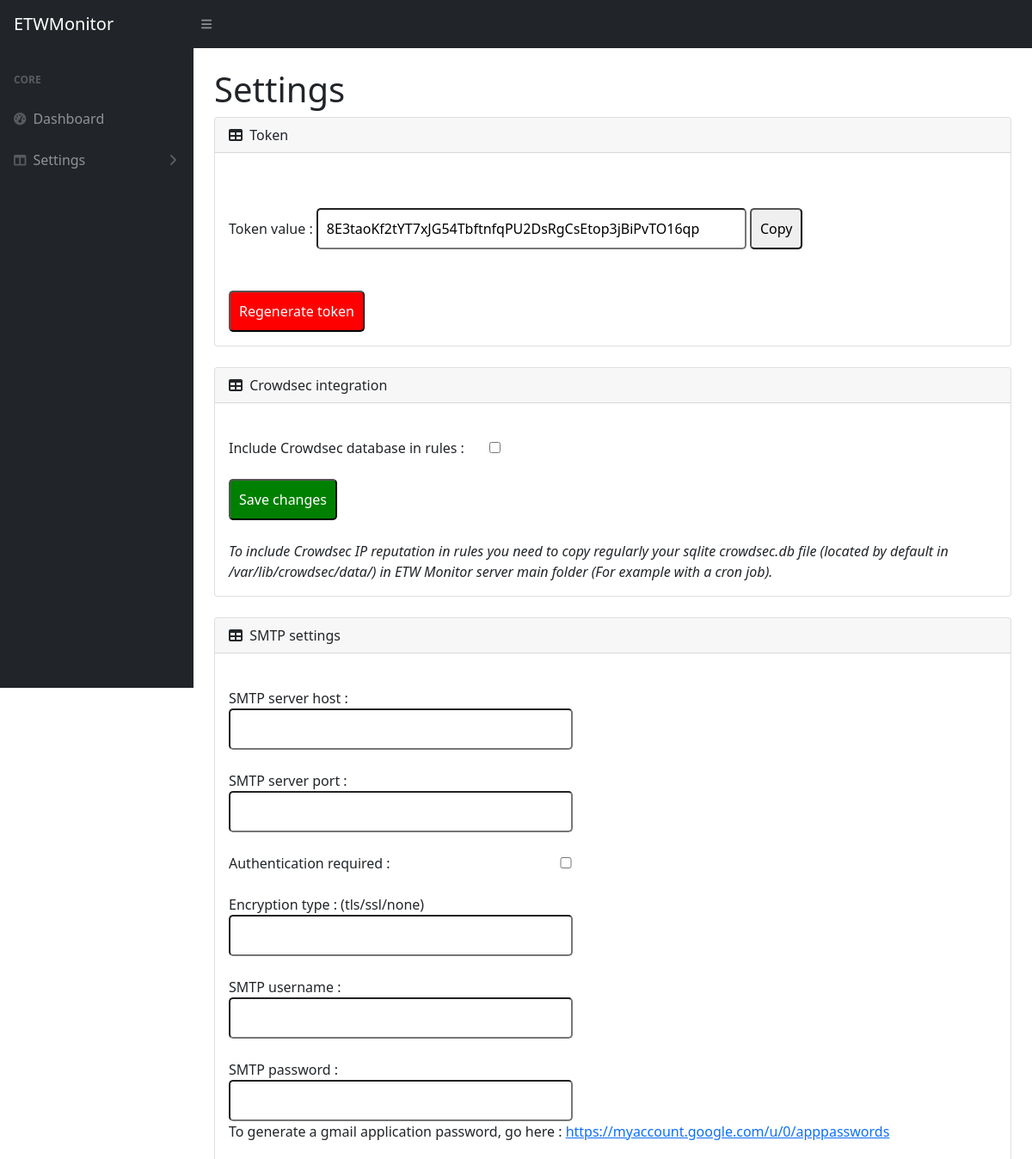
The app's page /settings.php (upper part), older data.
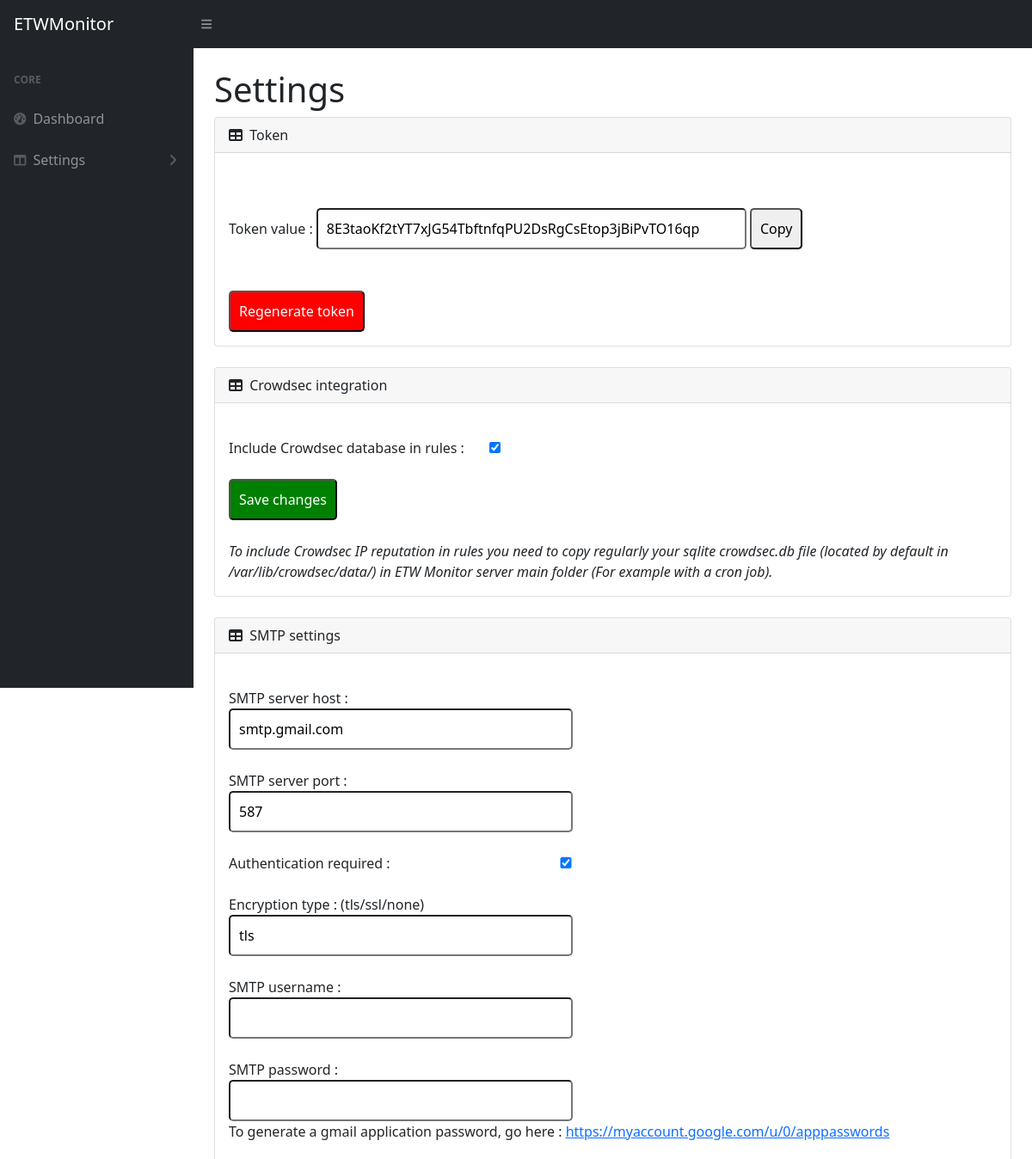
The same page, newer data.
### tables this page shows
CREATE TABLE 'settings' ('token' TEXT);

CREATE TABLE 'crowdsec' ('active' INTEGER DEFAULT 0 , 'last_update' TEXT);

CREATE TABLE 'smtp' ('smtp_host' TEXT, 'smtp_port' INTEGER, 'smtp_auth' BOOLEAN, 'smtp_secure' TEXT, 'smtp_username' TEXT, 'smtp_password' TEXT, 'smtp_fromEmail' TEXT, 'smtp_toEmail' TEXT);

### settings.php (the view, shortened to what this page needs)
<!DOCTYPE html>
<html lang="en">
    <head>
        <link href="https://cdn.jsdelivr.net/npm/simple-datatables@latest/dist/style.css" rel="stylesheet" />
        <link href="css/styles.css" rel="stylesheet" />
    </head>
    <body class="sb-nav-fixed">
        <nav class="sb-topnav navbar navbar-expand navbar-dark bg-dark">
            <a class="navbar-brand ps-3" href="index.php">ETWMonitor</a>
            <button class="btn btn-link btn-sm order-1 order-lg-0 me-4 me-lg-0" id="sidebarToggle" href="#!"><i class="fas fa-bars"></i></button>
        </nav>
        <div id="layoutSidenav">
            <div id="layoutSidenav_nav">
                <?php
                    include('nav.php');
                ?>
            </div>
            <div id="layoutSidenav_content">
                <main>
                    <div class="container-fluid px-4">
                        <h1 class="mt-4">Settings</h1>
                        <div class="card mb-4">
                            <div class="card-header">
                                <i class="fas fa-table me-1"></i>
                                Token
                            </div>
                            <div class="card-body">
<?php
    $db = new PDO('sqlite:./ETWMonitor.sqlite');
    $db->setAttribute(PDO::ATTR_DEFAULT_FETCH_MODE, PDO::FETCH_ASSOC);
    $db->setAttribute(PDO::ATTR_ERRMODE, PDO::ERRMODE_EXCEPTION);
    $stmt = $db->prepare('SELECT token FROM settings');
    $stmt->execute();
    $req = $stmt->fetch();
    $token = "<NOT_CONFIGURED>";
    if( isset($req['token']) ) {
        $token = $req['token'];
    }
        echo '<br /><br />Token value :
        <input style="width:500px;border-radius:5px;padding:10px;" type="text" value="'.$token.'" id="token">
        <button style="border-radius:5px;padding:10px;" onclick="copyToken()">Copy</button><br /><br />
        <br />
        <button style="color:white;padding:10px;background-color:red;border-radius:5px;" onclick="generate_token()">Regenerate token</button>
        <script>
            function copyToken(){
                var copyText = document.getElementById("token");
                copyText.select();
                copyText.setSelectionRange(0, 99999);
                navigator.clipboard.writeText(copyText.value);
            }
            function generate_token(){
                document.location.href="settings.php?generate_token";
            }
        </script>';
?>
                            </div>
                        </div>
                        <div class="card mb-4">
                            <div class="card-header">
                                <i class="fas fa-table me-1"></i>
                                Crowdsec integration
                            </div>
                            <div class="card-body">
                                <?php
    $db = new PDO('sqlite:./ETWMonitor.sqlite');
    $db->setAttribute(PDO::ATTR_DEFAULT_FETCH_MODE, PDO::FETCH_ASSOC);
    $db->setAttribute(PDO::ATTR_ERRMODE, PDO::ERRMODE_EXCEPTION);
    $stmt = $db->prepare('SELECT active FROM crowdsec');
    $stmt->execute();
    $req = $stmt->fetch();
        echo '<form method="POST" action="#"><br />
           <label for="activation" style="margin-right:25px;">Include Crowdsec database in rules : </label>
           <input type="checkbox" name="activation" id="activation" ';
           if($req['active']==1){
                echo "checked ";
           }
        echo '><br />
        <br />
        <input type="submit" style="border-radius:5px;padding:10px;background:green;color:white;cursor:pointer;" value="Save changes">
        <br /><br />
        <span style="font-style:italic;">To include Crowdsec IP reputation in rules you need to copy regularly your sqlite crowdsec.db file (located by default in /var/lib/crowdsec/data/) in ETW Monitor server main folder (For example with a cron job).</span>
        </form>';
?>
                            </div>
                        </div>
                        <div class="card mb-4">
                            <div class="card-header">
                                <i class="fas fa-table me-1"></i>
                                SMTP settings
                            </div>
                            <div class="card-body">
<br />
<?php
    $stmt_select = $db->prepare('SELECT * FROM smtp WHERE "rowid" = 1');
    $stmt_select->execute();
    $req_select = $stmt_select->fetch();
echo '
<form method="POST" action="#" id="smtp_settings">
    <label for="smtp_host">SMTP server host : </label> <br /><input style="width:400px;border-radius:5px;padding:10px;" type="text" value="'.$req_select['smtp_host'].'" id="smtp_host" name="smtp_host">
    <br /><br />
    <label for="smtp_port">SMTP server port : </label> <br /><input style="width:400px;border-radius:5px;padding:10px;" type="number" value="'.$req_select['smtp_port'].'" id="smtp_port" name="smtp_port">
    <br /><br />
    <label for="smtp_auth">Authentication required : </label> <input style="width:400px;border-radius:5px;padding:10px;" type="checkbox" ';
    if($req_select['smtp_auth']){
        echo 'checked';
    }
    echo ' id="smtp_auth" name="smtp_auth">
    <br /><br />
    <label for="smtp_secure">Encryption type : (tls/ssl/none)</label> <br /><input style="width:400px;border-radius:5px;padding:10px;" type="text" value="'.$req_select['smtp_secure'].'" id="smtp_secure" name="smtp_secure">
    <br /><br />
    <label for="smtp_username">SMTP username : </label> <br /><input style="width:400px;border-radius:5px;padding:10px;" type="text" value="'.$req_select['smtp_username'].'" id="smtp_username" name="smtp_username">
    <br /><br />
    <label for="smtp_password">SMTP password :
    </label> <br /><input style="width:400px;border-radius:5px;padding:10px;" type="password" value="'.$req_select['smtp_password'].'" id="smtp_password" name="smtp_password">
    <br />
    To generate a gmail application password, go here : <a href="https://myaccount.google.com/u/0/apppasswords">https://myaccount.google.com/u/0/apppasswords</a>
    <br /><br />
    <label for="smtp_fromEmail">Sender name : </label> <br /><input style="width:400px;border-radius:5px;padding:10px;" type="text" value="'.$req_select['smtp_fromEmail'].'" id="smtp_fromEmail" name="smtp_fromEmail">
    <br /><br />
    <label for="smtp_toEmail">Recipient email : </label><br /> <input style="width:400px;border-radius:5px;padding:10px;" type="text" value="'.$req_select['smtp_toEmail'].'" id="smtp_toEmail" name="smtp_toEmail">
    <br /><br />
    <input style="border-radius:5px;padding:10px;background:green;color:white;cursor:pointer;" type="submit" value="Save changes">
    <br /><br />
    </form>
    <script type="text/javascript">
        function test_smtp(){
            document.getElementById("result").style.setProperty("visibility", "visible");
            document.getElementById("result").style.setProperty("display", "block");
            const xhttp = new XMLHttpRequest();
            xhttp.open("GET", "test_alert.php", false);
            xhttp.send();
            document.getElementById("result").innerHTML = xhttp.responseText;
        }
    </script>
    <button style="color:white;padding:10px;background-color:rgb(0,0,180);border-radius:5px;" onclick="test_smtp()" id="test_smtp">Test SMTP connection</button>
    <br /><br />
    <div id="result" style="visibility:hidden;display:none;"><img width="200px" src="assets/img/loading.gif"></div>
';
?>
                           </div>
                        </div>
                    </div>
                </main>
            </div>
        </div>
    </body>
</html>

### nav.php (shortened to what this page needs)
<nav class="sb-sidenav accordion sb-sidenav-dark" id="sidenavAccordion">
    <div class="sb-sidenav-menu">
        <div class="nav">
            <div class="sb-sidenav-menu-heading">Core</div>
            <a class="nav-link" href="index.php">
                <div class="sb-nav-link-icon"><i class="fas fa-tachometer-alt"></i></div>
                Dashboard
            </a>
            <a class="nav-link collapsed" href="#" data-bs-toggle="collapse" data-bs-target="#collapseLayouts" aria-expanded="false" aria-controls="collapseLayouts">
                <div class="sb-nav-link-icon"><i class="fas fa-columns"></i></div>
                Settings
                <div class="sb-sidenav-collapse-arrow"><i class="fas fa-angle-down"></i></div>
            </a>
        </div>
    </div>
</nav>

Row changes from the older to the newer data that the page shows:
added crowdsec: active "☑"
added smtp: smtp_host "smtp.gmail.com", smtp_port "587", smtp_auth "☑", smtp_secure "tls"
Text that changed along with them:
form field activation: "☐" → (not shown)
form field smtp_auth: "☐" → (not shown)
